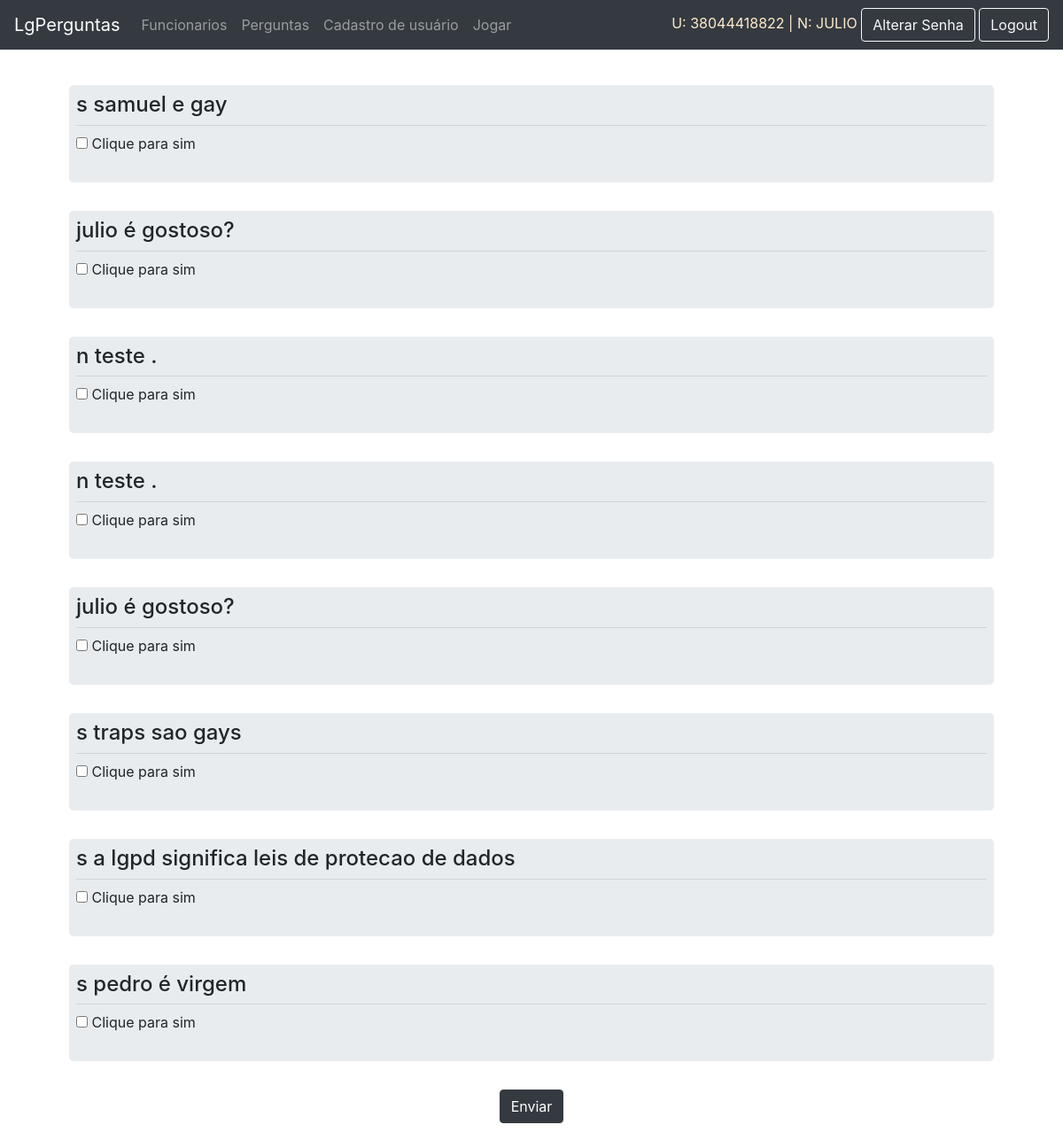
Before: /jogo/ (signed in) with the older database file.
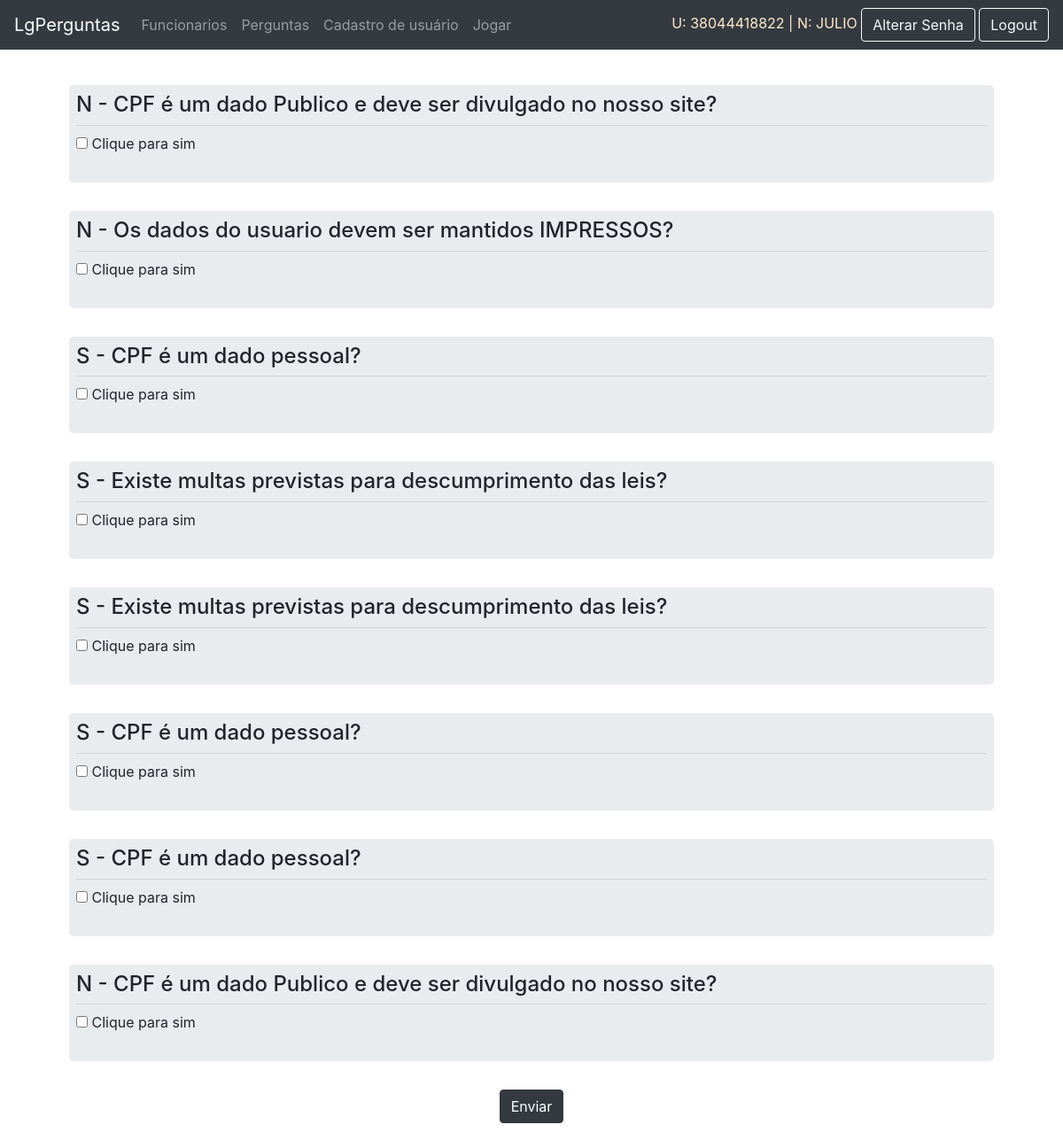
After: the same page with the newer database file.
### app/models.py (models this page shows)
class AuthUser(models.Model):
    password = models.CharField(max_length=128)
    last_login = models.DateTimeField(blank=True, null=True)
    is_superuser = models.BooleanField()
    username = models.CharField(unique=True, max_length=150)
    first_name = models.CharField(max_length=128)
    email = models.CharField(max_length=254)
    is_staff = models.BooleanField()
    is_active = models.BooleanField()
    date_joined = models.DateTimeField(auto_now=True)
    last_name = models.CharField(max_length=150)
    class Meta:
        managed = False
        db_table = 'auth_user'

class PerguntaSimples (models.Model):
    empresa = models.ForeignKey(AuthUser, models.DO_NOTHING)
    descricao = models.CharField(max_length=254)
    resposta =  models.BooleanField()
    acertos = models.IntegerField(default = 0)
    erros = models.IntegerField(default = 0)

### app/views.py (the view)
# urls.py: path('jogo/',views.jogo),
@login_required(login_url='/login/')
def jogo(request):
    data = {}
    data['perguntas']=[]
    try:
        data['usuarios']= AuthUser.objects.filter(id = request.user.id)
        usuario = AuthUser.objects.get(id = request.user.id)
        f = Funcionario.objects.get(usuario = usuario)
        empresa = f.empresa
        data['pergunta'] = PerguntaSimples.objects.filter(empresa = empresa).order_by('?')
        x=0
        while x < 8:
            data['perguntas'].append(data['pergunta'][x])
            x+=1
        return render(request,'jogo.html',data)
    except:
        return render(request,'jogo.html',data)
    return render(request,'jogo.html',data)

### app/templates/jogo.html (shortened to what this page needs)
{% extends 'template.html' %}
{% block content %}
<div class="container my-5 p-5">
    <div class="row">
        <div class="col-md-12">
            <form action="../validar_resposta/" method="POST">
                {%for pergunta in perguntas %}
                <div class="row">
                    <div class="col-md-12">
                        <div class="jumbotron p-2">
                            <p class="h4"> {{pergunta.descricao}}</p>
                            <hr class="my-2">
                            <div class="form-group">
                                <input type="checkbox"name="resposta" value="{{pergunta.id}}">
                                <label for="">Clique para sim</label>
                            </div>
                        </div>
                    </div>
                </div>
                {% endfor %}
                <div class="row">
                    <div class="col-md-12 text-center">
                        <button type="submit" class="btn btn-dark">Enviar</button>
                    </div>
                </div>
            </form>
        </div>
    </div>
</div>
{% endblock %}

### app/templates/template.html (shortened to what this page needs)
<!doctype html>
<html lang="en">
  <head>
    <link rel="stylesheet" href="https://stackpath.bootstrapcdn.com/bootstrap/4.4.1/css/bootstrap.min.css">
    <link rel="stylesheet" href="https://unpkg.com/bootstrap-table@1.16.0/dist/bootstrap-table.min.css">
  </head>
  <body>
    <nav class="navbar navbar-expand-lg navbar-dark bg-dark mb-3  fixed-top">
  <a class="navbar-brand" href="/">LgPerguntas</a>
  <div class="collapse navbar-collapse" id="navbarSupportedContent">
    <ul class="navbar-nav mr-auto">
      {% if user.is_authenticated %}
      {% if user.is_superuser or user.is_staff %}
      <li>
        <a class="nav-link" href="/funcionarios/">Funcionarios</a>
      </li>
      <li>
        <a class="nav-link" href="/perguntas/">Perguntas</a>
      </li>
      <li>
        <a class="nav-link" href="/registro/">Cadastro de usuário</a>
      </li>
      {%endif%}
      <li class="nav-item">
        <a class="nav-link" href="/jogo">Jogar</a>
      </li>
      {% endif %}
    </ul>
      <div class="ml-auto">
        {% if user.is_authenticated %}
        {% for item in usuarios%}
          <h7 style="color: blanchedalmond;">U: {{item.username}} | N: {{item.first_name}}</h7>
        {%endfor%}
        <a class="btn btn-outline-light" href="/altsenha/">Alterar Senha</a>
        <a class="btn btn-outline-light" href="/logout/">Logout</a>
      </div>
    {% endif %}
  </div>
</nav>
    {% block content%}
    {% endblock %}
  </body>
</html>

Changed rows visible on the page:
removed PerguntaSimples: descricao "s samuel e gay"
removed PerguntaSimples: descricao "julio é gostoso?"
removed PerguntaSimples: descricao "n teste ."
removed PerguntaSimples: descricao "s traps sao gays"
removed PerguntaSimples: descricao "s a lgpd significa leis de protecao de dados"
removed PerguntaSimples: descricao "s pedro é virgem"
added PerguntaSimples: descricao "N - CPF é um dado Publico e deve ser divulgado no nosso site?"
added PerguntaSimples: descricao "N - Os dados do usuario devem ser mantidos IMPRESSOS?"
added PerguntaSimples: descricao "S - CPF é um dado pessoal?"
added PerguntaSimples: descricao "S - Existe multas previstas para descumprimento das leis?"
